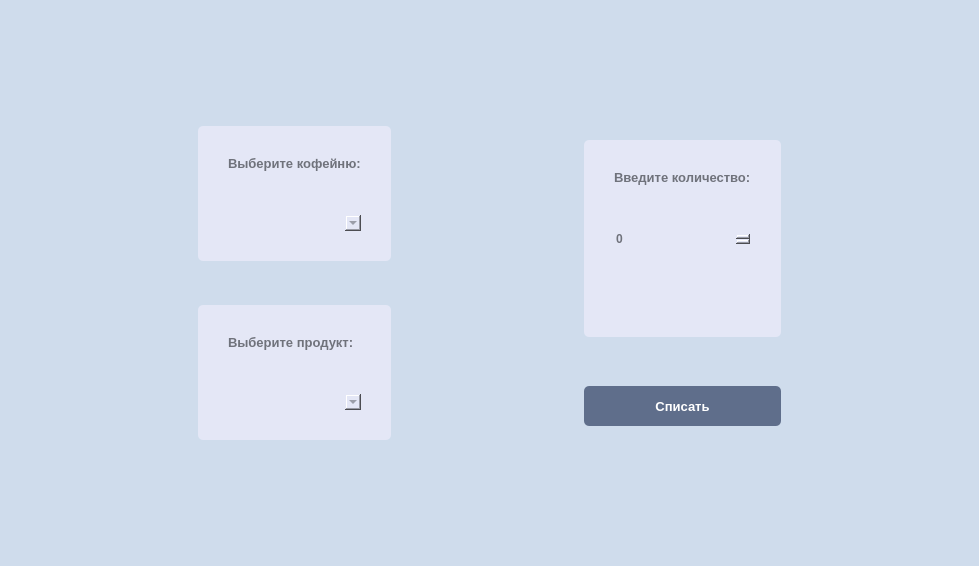
<?xml version="1.0" encoding="UTF-8"?>
<ui version="4.0">
 <class>Trash</class>
 <widget class="QWidget" name="Trash">
  <property name="geometry">
   <rect>
    <x>0</x>
    <y>0</y>
    <width>979</width>
    <height>566</height>
   </rect>
  </property>
  <property name="windowTitle">
   <string>Form</string>
  </property>
  <property name="styleSheet">
   <string notr="true">background-color: #cfdcec;
color: #6f727b;</string>
  </property>
  <layout class="QHBoxLayout" name="horizontalLayout">
   <item>
    <spacer name="horizontalSpacer">
     <property name="orientation">
      <enum>Qt::Horizontal</enum>
     </property>
     <property name="sizeHint" stdset="0">
      <size>
       <width>141</width>
       <height>20</height>
      </size>
     </property>
    </spacer>
   </item>
   <item>
    <layout class="QVBoxLayout" name="verticalLayout_7">
     <item>
      <spacer name="verticalSpacer_4">
       <property name="orientation">
        <enum>Qt::Vertical</enum>
       </property>
       <property name="sizeHint" stdset="0">
        <size>
         <width>20</width>
         <height>40</height>
        </size>
       </property>
      </spacer>
     </item>
     <item>
      <spacer name="verticalSpacer_6">
       <property name="orientation">
        <enum>Qt::Vertical</enum>
       </property>
       <property name="sizeHint" stdset="0">
        <size>
         <width>20</width>
         <height>40</height>
        </size>
       </property>
      </spacer>
     </item>
     <item>
      <spacer name="verticalSpacer_2">
       <property name="orientation">
        <enum>Qt::Vertical</enum>
       </property>
       <property name="sizeHint" stdset="0">
        <size>
         <width>20</width>
         <height>40</height>
        </size>
       </property>
      </spacer>
     </item>
     <item>
      <layout class="QVBoxLayout" name="verticalLayout">
       <item>
        <widget class="QFrame" name="frame">
         <property name="styleSheet">
          <string notr="true">background:#e4e7f6; 
color: #6f727b;
border-radius: 5px;</string>
         </property>
         <property name="frameShape">
          <enum>QFrame::StyledPanel</enum>
         </property>
         <property name="frameShadow">
          <enum>QFrame::Raised</enum>
         </property>
         <layout class="QVBoxLayout" name="verticalLayout_2">
          <property name="leftMargin">
           <number>30</number>
          </property>
          <property name="topMargin">
           <number>30</number>
          </property>
          <property name="rightMargin">
           <number>30</number>
          </property>
          <property name="bottomMargin">
           <number>30</number>
          </property>
          <item>
           <widget class="QLabel" name="label">
            <property name="font">
             <font>
              <pointsize>10</pointsize>
              <weight>75</weight>
              <bold>true</bold>
             </font>
            </property>
            <property name="text">
             <string>Выберите кофейню:</string>
            </property>
           </widget>
          </item>
          <item>
           <spacer name="verticalSpacer_15">
            <property name="orientation">
             <enum>Qt::Vertical</enum>
            </property>
            <property name="sizeHint" stdset="0">
             <size>
              <width>20</width>
              <height>40</height>
             </size>
            </property>
           </spacer>
          </item>
          <item>
           <widget class="QComboBox" name="comboBox">
            <property name="font">
             <font>
              <pointsize>9</pointsize>
              <weight>75</weight>
              <bold>true</bold>
             </font>
            </property>
           </widget>
          </item>
         </layout>
        </widget>
       </item>
      </layout>
     </item>
     <item>
      <spacer name="verticalSpacer_3">
       <property name="orientation">
        <enum>Qt::Vertical</enum>
       </property>
       <property name="sizeHint" stdset="0">
        <size>
         <width>20</width>
         <height>40</height>
        </size>
       </property>
      </spacer>
     </item>
     <item>
      <layout class="QVBoxLayout" name="verticalLayout_3">
       <item>
        <widget class="QFrame" name="frame_2">
         <property name="styleSheet">
          <string notr="true">background:#e4e7f6; 
color: #6f727b;
border-radius: 5px;</string>
         </property>
         <property name="frameShape">
          <enum>QFrame::StyledPanel</enum>
         </property>
         <property name="frameShadow">
          <enum>QFrame::Raised</enum>
         </property>
         <layout class="QVBoxLayout" name="verticalLayout_4">
          <property name="leftMargin">
           <number>30</number>
          </property>
          <property name="topMargin">
           <number>30</number>
          </property>
          <property name="rightMargin">
           <number>30</number>
          </property>
          <property name="bottomMargin">
           <number>30</number>
          </property>
          <item>
           <widget class="QLabel" name="label_2">
            <property name="font">
             <font>
              <pointsize>10</pointsize>
              <weight>75</weight>
              <bold>true</bold>
             </font>
            </property>
            <property name="text">
             <string>Выберите продукт:</string>
            </property>
           </widget>
          </item>
          <item>
           <spacer name="verticalSpacer_16">
            <property name="orientation">
             <enum>Qt::Vertical</enum>
            </property>
            <property name="sizeHint" stdset="0">
             <size>
              <width>20</width>
              <height>40</height>
             </size>
            </property>
           </spacer>
          </item>
          <item>
           <widget class="QComboBox" name="comboBox_2">
            <property name="font">
             <font>
              <pointsize>9</pointsize>
              <weight>75</weight>
              <bold>true</bold>
             </font>
            </property>
           </widget>
          </item>
         </layout>
        </widget>
       </item>
      </layout>
     </item>
     <item>
      <spacer name="verticalSpacer_5">
       <property name="orientation">
        <enum>Qt::Vertical</enum>
       </property>
       <property name="sizeHint" stdset="0">
        <size>
         <width>20</width>
         <height>40</height>
        </size>
       </property>
      </spacer>
     </item>
     <item>
      <spacer name="verticalSpacer_7">
       <property name="orientation">
        <enum>Qt::Vertical</enum>
       </property>
       <property name="sizeHint" stdset="0">
        <size>
         <width>20</width>
         <height>40</height>
        </size>
       </property>
      </spacer>
     </item>
     <item>
      <spacer name="verticalSpacer">
       <property name="orientation">
        <enum>Qt::Vertical</enum>
       </property>
       <property name="sizeHint" stdset="0">
        <size>
         <width>20</width>
         <height>40</height>
        </size>
       </property>
      </spacer>
     </item>
    </layout>
   </item>
   <item>
    <spacer name="horizontalSpacer_2">
     <property name="orientation">
      <enum>Qt::Horizontal</enum>
     </property>
     <property name="sizeHint" stdset="0">
      <size>
       <width>141</width>
       <height>20</height>
      </size>
     </property>
    </spacer>
   </item>
   <item>
    <layout class="QVBoxLayout" name="verticalLayout_8">
     <item>
      <spacer name="verticalSpacer_8">
       <property name="orientation">
        <enum>Qt::Vertical</enum>
       </property>
       <property name="sizeHint" stdset="0">
        <size>
         <width>20</width>
         <height>40</height>
        </size>
       </property>
      </spacer>
     </item>
     <item>
      <spacer name="verticalSpacer_11">
       <property name="orientation">
        <enum>Qt::Vertical</enum>
       </property>
       <property name="sizeHint" stdset="0">
        <size>
         <width>20</width>
         <height>40</height>
        </size>
       </property>
      </spacer>
     </item>
     <item>
      <spacer name="verticalSpacer_12">
       <property name="orientation">
        <enum>Qt::Vertical</enum>
       </property>
       <property name="sizeHint" stdset="0">
        <size>
         <width>20</width>
         <height>40</height>
        </size>
       </property>
      </spacer>
     </item>
     <item>
      <layout class="QVBoxLayout" name="verticalLayout_5">
       <item>
        <widget class="QFrame" name="frame_3">
         <property name="styleSheet">
          <string notr="true">background:#e4e7f6; 
color: #6f727b;
border-radius: 5px;</string>
         </property>
         <property name="frameShape">
          <enum>QFrame::StyledPanel</enum>
         </property>
         <property name="frameShadow">
          <enum>QFrame::Raised</enum>
         </property>
         <layout class="QVBoxLayout" name="verticalLayout_6">
          <property name="leftMargin">
           <number>30</number>
          </property>
          <property name="topMargin">
           <number>30</number>
          </property>
          <property name="rightMargin">
           <number>30</number>
          </property>
          <property name="bottomMargin">
           <number>30</number>
          </property>
          <item>
           <widget class="QLabel" name="label_3">
            <property name="font">
             <font>
              <pointsize>10</pointsize>
              <weight>75</weight>
              <bold>true</bold>
             </font>
            </property>
            <property name="text">
             <string>Введите количество:</string>
            </property>
           </widget>
          </item>
          <item>
           <spacer name="verticalSpacer_17">
            <property name="orientation">
             <enum>Qt::Vertical</enum>
            </property>
            <property name="sizeHint" stdset="0">
             <size>
              <width>20</width>
              <height>40</height>
             </size>
            </property>
           </spacer>
          </item>
          <item>
           <widget class="QSpinBox" name="spinBox">
            <property name="font">
             <font>
              <pointsize>9</pointsize>
              <weight>75</weight>
              <bold>true</bold>
             </font>
            </property>
           </widget>
          </item>
          <item>
           <spacer name="verticalSpacer_18">
            <property name="orientation">
             <enum>Qt::Vertical</enum>
            </property>
            <property name="sizeHint" stdset="0">
             <size>
              <width>20</width>
              <height>40</height>
             </size>
            </property>
           </spacer>
          </item>
          <item>
           <widget class="QLabel" name="label_4">
            <property name="text">
             <string/>
            </property>
           </widget>
          </item>
         </layout>
        </widget>
       </item>
      </layout>
     </item>
     <item>
      <spacer name="verticalSpacer_9">
       <property name="orientation">
        <enum>Qt::Vertical</enum>
       </property>
       <property name="sizeHint" stdset="0">
        <size>
         <width>20</width>
         <height>40</height>
        </size>
       </property>
      </spacer>
     </item>
     <item>
      <widget class="QPushButton" name="pushButton">
       <property name="minimumSize">
        <size>
         <width>0</width>
         <height>40</height>
        </size>
       </property>
       <property name="font">
        <font>
         <pointsize>10</pointsize>
         <weight>75</weight>
         <bold>true</bold>
        </font>
       </property>
       <property name="styleSheet">
        <string notr="true">background:#5f6e8b; 
color: white;
border-radius: 5px;c</string>
       </property>
       <property name="text">
        <string>Списать</string>
       </property>
      </widget>
     </item>
     <item>
      <spacer name="verticalSpacer_13">
       <property name="orientation">
        <enum>Qt::Vertical</enum>
       </property>
       <property name="sizeHint" stdset="0">
        <size>
         <width>20</width>
         <height>40</height>
        </size>
       </property>
      </spacer>
     </item>
     <item>
      <spacer name="verticalSpacer_14">
       <property name="orientation">
        <enum>Qt::Vertical</enum>
       </property>
       <property name="sizeHint" stdset="0">
        <size>
         <width>20</width>
         <height>40</height>
        </size>
       </property>
      </spacer>
     </item>
     <item>
      <spacer name="verticalSpacer_10">
       <property name="orientation">
        <enum>Qt::Vertical</enum>
       </property>
       <property name="sizeHint" stdset="0">
        <size>
         <width>20</width>
         <height>40</height>
        </size>
       </property>
      </spacer>
     </item>
    </layout>
   </item>
   <item>
    <spacer name="horizontalSpacer_3">
     <property name="orientation">
      <enum>Qt::Horizontal</enum>
     </property>
     <property name="sizeHint" stdset="0">
      <size>
       <width>141</width>
       <height>20</height>
      </size>
     </property>
    </spacer>
   </item>
  </layout>
 </widget>
 <resources/>
 <connections/>
</ui>
